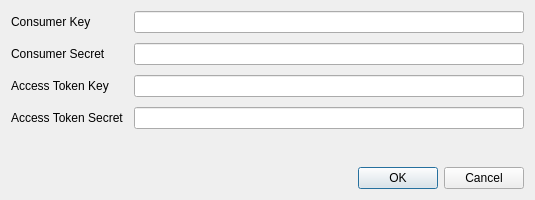
<?xml version="1.0" encoding="UTF-8"?>
<ui version="4.0">
 <class>settings_dialog</class>
 <widget class="QDialog" name="settings_dialog">
  <property name="windowModality">
   <enum>Qt::ApplicationModal</enum>
  </property>
  <property name="geometry">
   <rect>
    <x>0</x>
    <y>0</y>
    <width>535</width>
    <height>200</height>
   </rect>
  </property>
  <property name="minimumSize">
   <size>
    <width>470</width>
    <height>200</height>
   </size>
  </property>
  <property name="windowTitle">
   <string>Account Settings</string>
  </property>
  <layout class="QVBoxLayout" name="verticalLayout_2">
   <property name="spacing">
    <number>10</number>
   </property>
   <item>
    <layout class="QFormLayout" name="formLayout">
     <property name="horizontalSpacing">
      <number>10</number>
     </property>
     <item row="0" column="0">
      <widget class="QLabel" name="label">
       <property name="text">
        <string>Consumer Key</string>
       </property>
      </widget>
     </item>
     <item row="0" column="1">
      <widget class="QLineEdit" name="consumer_key_edit"/>
     </item>
     <item row="1" column="0">
      <widget class="QLabel" name="label_2">
       <property name="text">
        <string>Consumer Secret</string>
       </property>
      </widget>
     </item>
     <item row="1" column="1">
      <widget class="QLineEdit" name="consumer_secret_edit"/>
     </item>
     <item row="2" column="0">
      <widget class="QLabel" name="label_3">
       <property name="text">
        <string>Access Token Key</string>
       </property>
      </widget>
     </item>
     <item row="2" column="1">
      <widget class="QLineEdit" name="access_token_key_edit"/>
     </item>
     <item row="3" column="0">
      <widget class="QLabel" name="label_4">
       <property name="text">
        <string>Access Token Secret</string>
       </property>
      </widget>
     </item>
     <item row="3" column="1">
      <widget class="QLineEdit" name="access_token_secret_edit"/>
     </item>
    </layout>
   </item>
   <item>
    <widget class="QDialogButtonBox" name="buttonBox">
     <property name="orientation">
      <enum>Qt::Horizontal</enum>
     </property>
     <property name="standardButtons">
      <set>QDialogButtonBox::Cancel|QDialogButtonBox::Ok</set>
     </property>
    </widget>
   </item>
  </layout>
 </widget>
 <resources/>
 <connections>
  <connection>
   <sender>buttonBox</sender>
   <signal>accepted()</signal>
   <receiver>settings_dialog</receiver>
   <slot>accept()</slot>
   <hints>
    <hint type="sourcelabel">
     <x>248</x>
     <y>254</y>
    </hint>
    <hint type="destinationlabel">
     <x>157</x>
     <y>274</y>
    </hint>
   </hints>
  </connection>
  <connection>
   <sender>buttonBox</sender>
   <signal>rejected()</signal>
   <receiver>settings_dialog</receiver>
   <slot>reject()</slot>
   <hints>
    <hint type="sourcelabel">
     <x>316</x>
     <y>260</y>
    </hint>
    <hint type="destinationlabel">
     <x>286</x>
     <y>274</y>
    </hint>
   </hints>
  </connection>
 </connections>
</ui>
